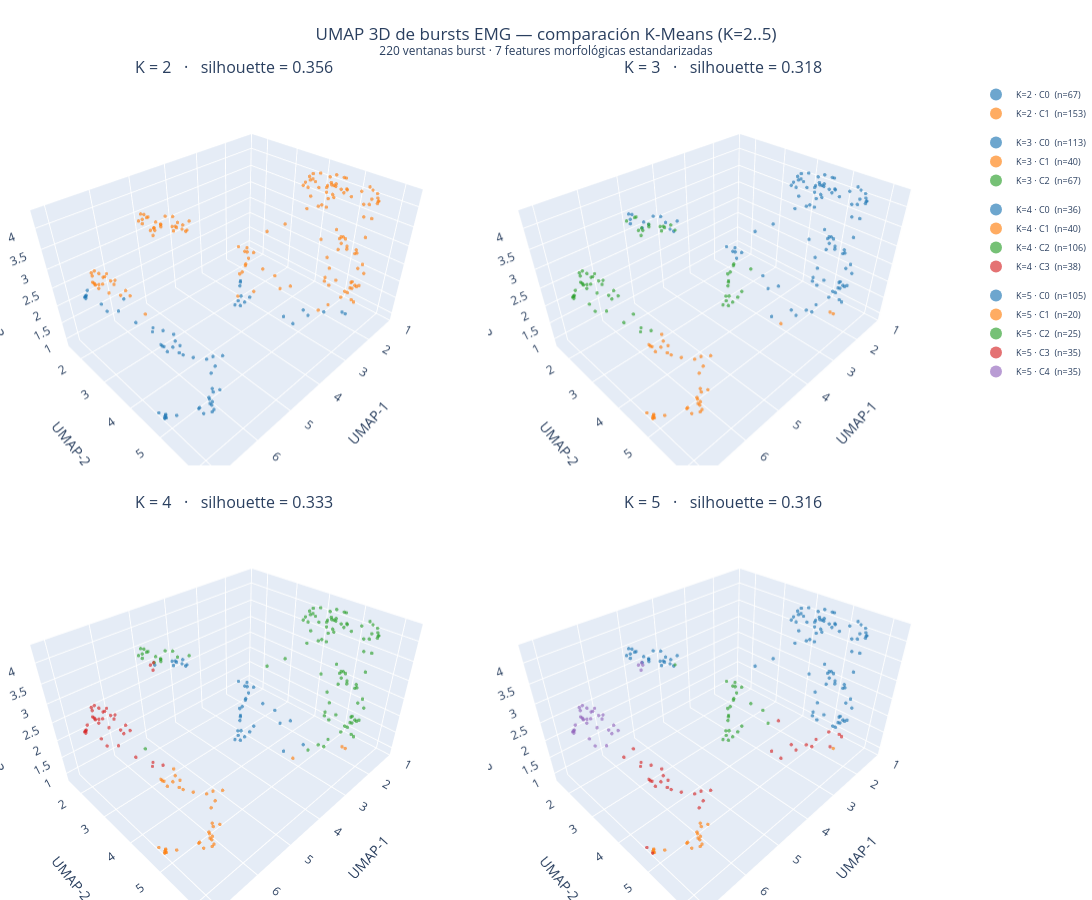

Write notebook code for a chart like this one.
### Code cell
# ── Subplots 3D: K-Means con varios K sobre el mismo UMAP 3D ─────────────────
from plotly.subplots import make_subplots
import plotly.graph_objects as go
from plotly.subplots import make_subplots


# Calcula UMAP 3D si aún no existe
if 'emb_burst_3d' not in globals():
    reducer_3d = umap.UMAP(
        n_neighbors=UMAP_NEIGHBORS,
        min_dist=UMAP_MIN_DIST,
        n_components=3,
        metric='euclidean',
        random_state=UMAP_SEED,
    )
    emb_burst_3d = reducer_3d.fit_transform(feat_burst_sc)
    print(f'UMAP 3D calculado: shape={emb_burst_3d.shape}')

K_VALUES_3D = [2, 3, 4, 5]
# ... (resto igual)
K_VALUES_3D = [2, 3, 4, 5]   # cuatro paneles → grilla 2x2

cmap_plotly = ['#1f77b4', '#ff7f0e', '#2ca02c', '#d62728',
               '#9467bd', '#8c564b', '#e377c2', '#7f7f7f']

fig = make_subplots(
    rows=2, cols=2,
    specs=[[{'type': 'scene'}, {'type': 'scene'}],
           [{'type': 'scene'}, {'type': 'scene'}]],
    subplot_titles=[
        f'K = {k}   ·   silhouette = {kmeans_results[k]["silhouette"]:.3f}'
        for k in K_VALUES_3D
    ],
    horizontal_spacing=0.02,
    vertical_spacing=0.06,
)

panel_positions = [(1, 1), (1, 2), (2, 1), (2, 2)]

for (row, col), k in zip(panel_positions, K_VALUES_3D):
    labels_k = kmeans_results[k]['labels']

    for cl in range(k):
        m = labels_k == cl

        # Hover con tiempo + cluster
        hover = [
            f'<b>Ventana #{i}</b><br>'
            f't = {time_burst[i]:.2f} s<br>'
            f'Cluster: {cl}<br>'
            f'RMS: {feat_burst[i, 0]:.4f}  ·  Kurt: {feat_burst[i, 4]:.2f}'
            for i in np.where(m)[0]
        ]

        fig.add_trace(
            go.Scatter3d(
                x=emb_burst_3d[m, 0],
                y=emb_burst_3d[m, 1],
                z=emb_burst_3d[m, 2],
                mode='markers',
                marker=dict(size=2, color=cmap_plotly[cl], opacity=0.65),
                name=f'K={k} · C{cl}  (n={m.sum():,})',
                text=hover,
                hoverinfo='text',
                legendgroup=f'k{k}',
                showlegend=True,
            ),
            row=row, col=col,
        )

# Configuración común a todas las escenas 3D
scene_cfg = dict(
    xaxis_title='UMAP-1',
    yaxis_title='UMAP-2',
    zaxis_title='UMAP-3',
    bgcolor='white',
)
fig.update_layout(
    scene =scene_cfg,
    scene2=scene_cfg,
    scene3=scene_cfg,
    scene4=scene_cfg,
    title=dict(
        text=f'UMAP 3D de bursts EMG — comparación K-Means (K=2..5)<br>'
             f'<sup>{len(emb_burst_3d):,} ventanas burst · '
             f'{len(REDUCED_FEATURES)} features morfológicas estandarizadas</sup>',
        x=0.5,
    ),
    width=1100,
    height=900,
    legend=dict(itemsizing='constant', font=dict(size=9)),
    margin=dict(l=0, r=0, t=80, b=0),
)
fig.show()
